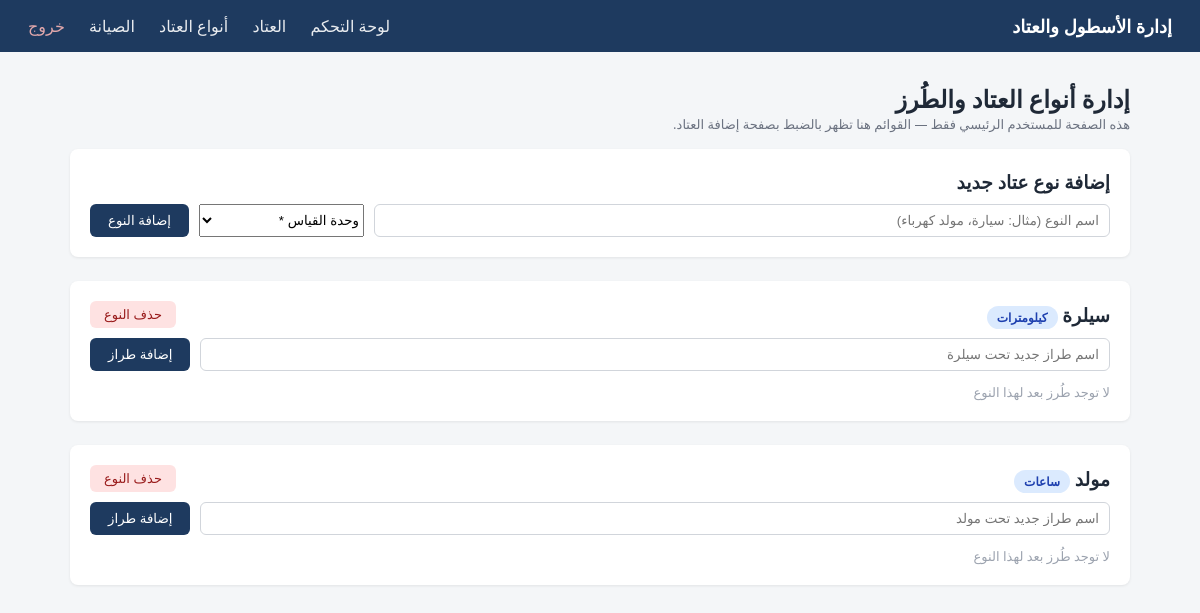
Before: /equipment-types (signed in) with the older database file.
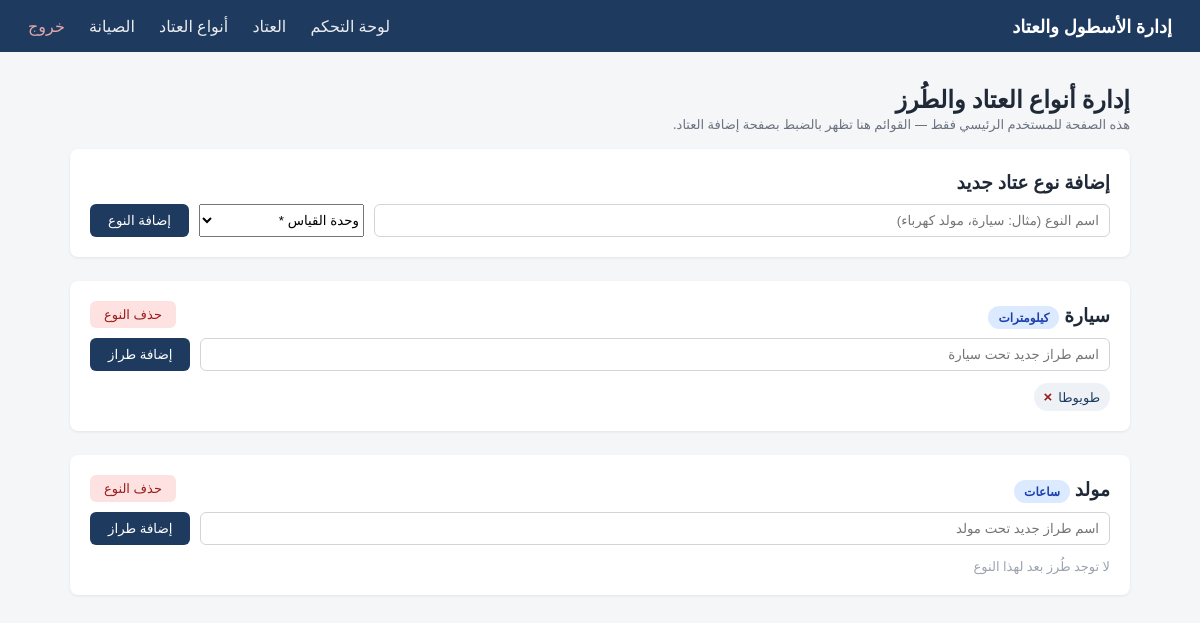
After: the same page with the newer database file.
### app/modules/equipment_types/models.py (models this page shows)
class EquipmentType(Base, TimestampMixin):
    __tablename__ = "equipment_types"
    id = Column(Integer, primary_key=True, index=True)
    name = Column(String(80), unique=True, nullable=False)
    measurement_unit = Column(String(10), nullable=False)  # "km" أو "hours" — إجباري، بدون قيمة افتراضية
    models = relationship(
        "EquipmentModel", back_populates="equipment_type", cascade="all, delete-orphan"
    )

class EquipmentModel(Base, TimestampMixin):
    __tablename__ = "equipment_models"
    __table_args__ = (
        UniqueConstraint("equipment_type_id", "name", name="uq_model_per_type"),
    )
    id = Column(Integer, primary_key=True, index=True)
    name = Column(String(80), nullable=False)
    equipment_type_id = Column(Integer, ForeignKey("equipment_types.id"), nullable=False)
    equipment_type = relationship("EquipmentType", back_populates="models")

### app/modules/equipment_types/router.py (the view)
@router.get("/equipment-types", response_class=HTMLResponse)
def types_page(
    request: Request,
    db: Session = Depends(get_db),
    current_user: User = Depends(require_role(Role.ADMIN)),
):
    types = services.list_types(db)
    return templates.TemplateResponse(
        "types_list.html",
        {"request": request, "types": types, "user": current_user},
    )

### app/modules/equipment_types/templates/types_list.html (shortened to what this page needs)
{% extends "base.html" %}
{% block content %}
<h2>إدارة أنواع العتاد والطُرز</h2>
<p class="page-hint">هذه الصفحة للمستخدم الرئيسي فقط — القوائم هنا تظهر بالضبط بصفحة إضافة العتاد.</p>
<div class="card">
    <h3>إضافة نوع عتاد جديد</h3>
    <form method="post" action="/equipment-types/create" class="inline-form">
        <input type="text" name="name" placeholder="اسم النوع (مثال: سيارة، مولد كهرباء)" required>
        <select name="measurement_unit" required>
            <option value="">وحدة القياس *</option>
        </select>
        <button type="submit">إضافة النوع</button>
    </form>
</div>
{% for t in types %}
<div class="card type-card">
    <div class="type-card-header">
        <h3>{{ t.name }}
            <span class="badge badge-status-in_mission">{{ "كيلومترات" if t.measurement_unit == "km" else "ساعات" }}</span>
        </h3>
        <form method="post" action="/equipment-types/{{ t.id }}/delete" onsubmit="return confirm('حذف هذا النوع سيحذف كل طُرزه المرتبطة، متأكد؟');">
            <button type="submit" class="btn-danger">حذف النوع</button>
        </form>
    </div>
    <form method="post" action="/equipment-types/models/create" class="inline-form">
        <input type="text" name="name" placeholder="اسم طراز جديد تحت {{ t.name }}" required>
        <button type="submit">إضافة طراز</button>
    </form>
    <div class="model-chips">
        {% for m in t.models %}
        <span class="chip">
            {{ m.name }}
            <form method="post" action="/equipment-types/models/{{ m.id }}/delete" class="chip-delete-form">
                <button type="submit" title="حذف">×</button>
            </form>
        </span>
        {% else %}
        <span class="empty-inline">لا توجد طُرز بعد لهذا النوع</span>
        {% endfor %}
    </div>
</div>
{% else %}
<div class="card"><p class="empty">لا توجد أنواع عتاد مسجّلة بعد. أضف أول نوع بالأعلى.</p></div>
{% endfor %}
{% endblock %}

Changed rows visible on the page:
changed EquipmentType "كيلومترات": name "سيلرة" → "سيارة"; name "اسم طراز جديد تحت سيلرة" → "اسم طراز جديد تحت سيارة"; no longer shows "لا توجد طُرز بعد لهذا النوع"
added EquipmentModel: name "طويوطا", shown under EquipmentType "كيلومترات"
